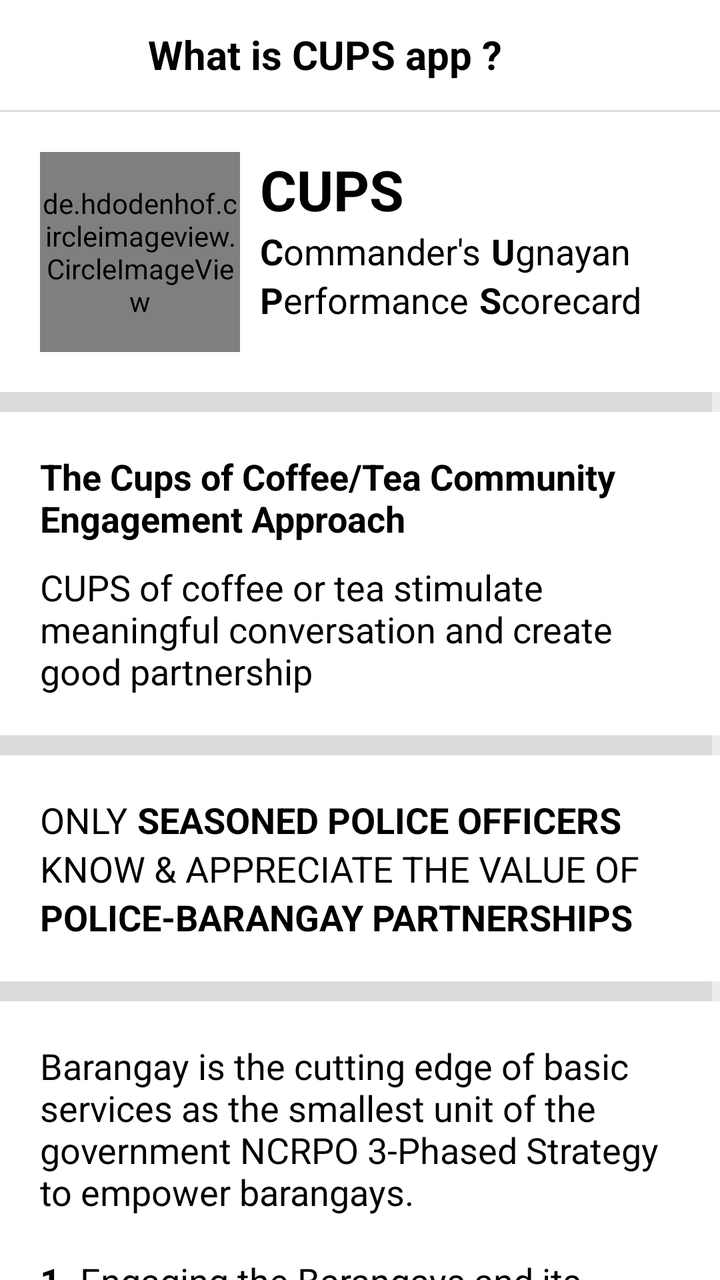
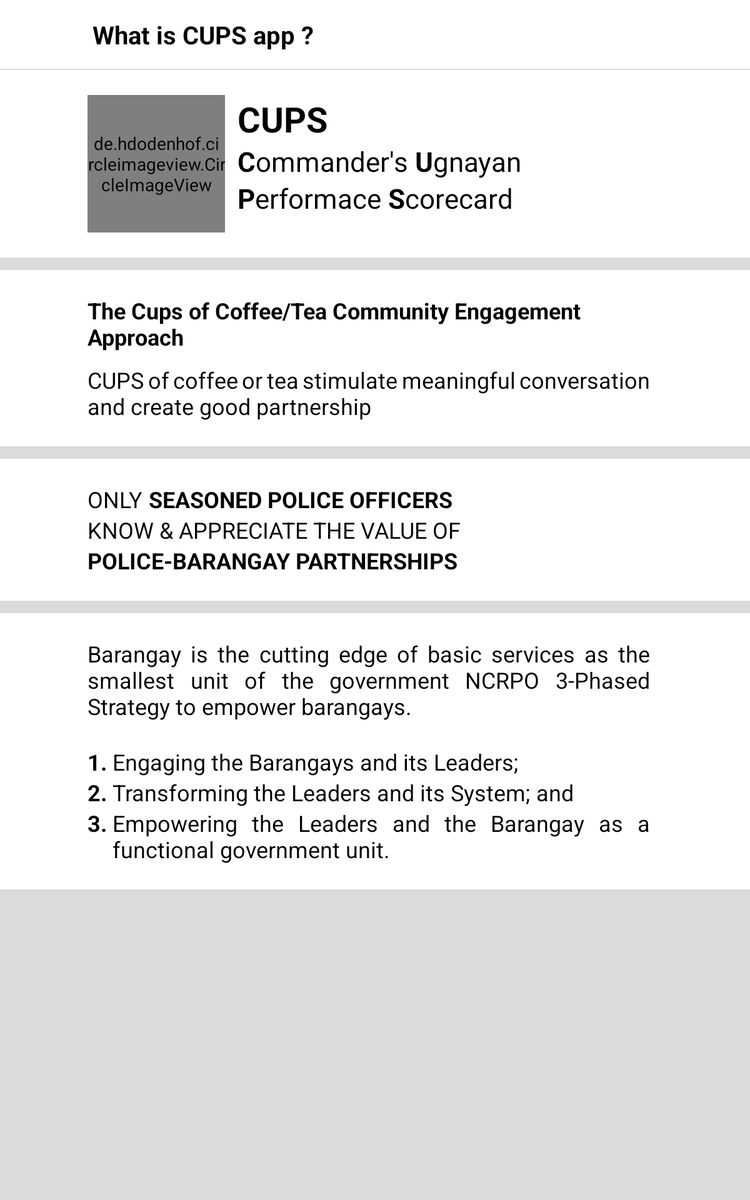

First picture: res/layout/ on a phone held upright. Second picture: the repository's own variant of that layout, on a device whose configuration matches the variant's folder. Source for both follows.
<!-- AndroidManifest.xml: application theme AppTheme.NoActionBar -->
<!-- res/layout/activity_what_is_cups.xml -->
<?xml version="1.0" encoding="utf-8"?>
<LinearLayout
    android:orientation="vertical"
    android:background="@color/mainGray"
    xmlns:android="http://schemas.android.com/apk/res/android"
    xmlns:app="http://schemas.android.com/apk/res-auto"
    xmlns:tools="http://schemas.android.com/tools"
    android:layout_width="match_parent"
    android:layout_height="match_parent"
    tools:context=".Activity.WhatIsCupsActivity"
    >

    <LinearLayout
        android:gravity="center_vertical"
        android:background="@color/white"
        android:orientation="horizontal"
        android:layout_width="match_parent"
        android:layout_height="55dp"
        >
        <ImageView
            android:id="@+id/iv_back"
            android:layout_marginStart="20dp"
            android:src="@drawable/ic_arrow_back_white_24dp"
            android:layout_width="34dp"
            android:layout_height="55dp"
            app:tint="@color/mainColor"
            />
        <TextView
            android:layout_marginStart="20dp"
            android:text="What is CUPS app ?"
            android:textSize="20sp"
            android:gravity="start|center"
            android:textStyle="bold"
            android:textColor="@color/black"
            android:layout_width="match_parent"
            android:layout_height="50dp"
            tools:ignore="HardcodedText"
            />
    </LinearLayout>

    <View
        android:layout_width="match_parent"
        android:layout_height="1dp"
        android:background="@color/mainGray"
        android:visibility="visible"
        />

    <ScrollView
        android:layout_width="match_parent"
        android:layout_height="wrap_content"
        >
        <LinearLayout
            android:orientation="vertical"
            android:layout_width="match_parent"
            android:layout_height="wrap_content"
            >
            <LinearLayout
                android:padding="20dp"
                android:background="@color/white"
                android:orientation="horizontal"
                android:layout_width="match_parent"
                android:layout_height="wrap_content"
                >
                <de.hdodenhof.circleimageview.CircleImageView
                    android:layout_width="100dp"
                    android:layout_height="100dp"
                    android:layout_marginEnd="10dp"
                    android:src="@drawable/ncr_po_seal_logo"
                    app:civ_border_color="@android:color/white"
                    app:civ_border_width="2dp"
                    />
                <LinearLayout
                    android:orientation="vertical"
                    android:layout_width="match_parent"
                    android:layout_height="wrap_content"
                    >
                    <TextView
                        android:textColor="@android:color/black"
                        android:textStyle="bold"
                        android:textSize="28sp"
                        android:text="@string/app_name"
                        android:layout_width="match_parent"
                        android:layout_height="wrap_content"
                        />

                    <LinearLayout
                        android:orientation="horizontal"
                        android:layout_width="match_parent"
                        android:layout_height="wrap_content"
                        >
                        <TextView
                            android:textColor="@android:color/black"
                            android:textStyle="bold"
                            android:textSize="18sp"
                            android:text="C"
                            android:layout_width="wrap_content"
                            android:layout_height="wrap_content"
                            tools:ignore="HardcodedText"
                            />
                        <TextView
                            android:textColor="@android:color/black"
                            android:textSize="18sp"
                            android:text="ommander's"
                            android:layout_width="wrap_content"
                            android:layout_height="wrap_content"
                            tools:ignore="HardcodedText"
                            />
                        <TextView
                            android:layout_marginStart="5dp"
                            android:textColor="@android:color/black"
                            android:textStyle="bold"
                            android:textSize="18sp"
                            android:text="U"
                            android:layout_width="wrap_content"
                            android:layout_height="wrap_content"
                            tools:ignore="HardcodedText"
                            />
                        <TextView
                            android:textColor="@android:color/black"
                            android:textSize="18sp"
                            android:text="gnayan"
                            android:layout_width="wrap_content"
                            android:layout_height="wrap_content"
                            tools:ignore="HardcodedText"
                            />
                    </LinearLayout>

                    <LinearLayout
                        android:orientation="horizontal"
                        android:layout_width="match_parent"
                        android:layout_height="wrap_content"
                        >
                        <TextView
                            android:textColor="@android:color/black"
                            android:textStyle="bold"
                            android:textSize="18sp"
                            android:text="P"
                            android:layout_width="wrap_content"
                            android:layout_height="wrap_content"
                            tools:ignore="HardcodedText"
                            />
                        <TextView
                            android:textColor="@android:color/black"
                            android:textSize="18sp"
                            android:text="erformance"
                            android:layout_width="wrap_content"
                            android:layout_height="wrap_content"
                            tools:ignore="HardcodedText"
                            />
                        <TextView
                            android:layout_marginStart="5dp"
                            android:textColor="@android:color/black"
                            android:textStyle="bold"
                            android:textSize="18sp"
                            android:text="S"
                            android:layout_width="wrap_content"
                            android:layout_height="wrap_content"
                            tools:ignore="HardcodedText"
                            />
                        <TextView
                            android:textColor="@android:color/black"
                            android:textSize="18sp"
                            android:text="corecard"
                            android:layout_width="wrap_content"
                            android:layout_height="wrap_content"
                            tools:ignore="HardcodedText"
                            />
                    </LinearLayout>

                </LinearLayout>
            </LinearLayout>

            <LinearLayout
                android:layout_marginTop="10dp"
                android:padding="20dp"
                android:orientation="vertical"
                android:background="@color/white"
                android:layout_width="match_parent"
                android:layout_height="wrap_content"
                >
                <TextView
                    android:textStyle="bold"
                    android:textSize="18sp"
                    android:textColor="@color/black"
                    android:text="The Cups of Coffee/Tea Community Engagement Approach"
                    android:layout_width="match_parent"
                    android:layout_height="wrap_content"
                    tools:ignore="HardcodedText"
                    />
                <TextView
                    android:layout_marginTop="10dp"
                    android:textSize="18sp"
                    android:textColor="@color/black"
                    android:text="CUPS of coffee or tea stimulate meaningful conversation and create good partnership"
                    android:layout_width="match_parent"
                    android:layout_height="wrap_content"
                    tools:ignore="HardcodedText"
                    />
            </LinearLayout>

            <LinearLayout
                android:layout_marginTop="10dp"
                android:padding="20dp"
                android:orientation="vertical"
                android:background="@color/white"
                android:layout_width="match_parent"
                android:layout_height="wrap_content"
                >
                <LinearLayout
                    android:orientation="horizontal"
                    android:layout_width="match_parent"
                    android:layout_height="wrap_content"
                    >
                    <TextView
                        android:textSize="18sp"
                        android:textColor="@color/black"
                        android:text="ONLY"
                        android:layout_width="wrap_content"
                        android:layout_height="wrap_content"
                        tools:ignore="HardcodedText"
                        />
                    <TextView
                        android:layout_marginStart="5dp"
                        android:textStyle="bold"
                        android:textSize="18sp"
                        android:textColor="@color/black"
                        android:text="SEASONED POLICE OFFICERS"
                        android:layout_width="match_parent"
                        android:layout_height="wrap_content"
                        tools:ignore="HardcodedText"
                        />
                </LinearLayout>

                <TextView
                    android:textSize="18sp"
                    android:textColor="@color/black"
                    android:text="KNOW &amp; APPRECIATE THE VALUE OF"
                    android:layout_width="match_parent"
                    android:layout_height="wrap_content"
                    tools:ignore="HardcodedText"
                    />
                <TextView
                    android:textStyle="bold"
                    android:textSize="18sp"
                    android:textColor="@color/black"
                    android:text="POLICE-BARANGAY PARTNERSHIPS"
                    android:layout_width="match_parent"
                    android:layout_height="wrap_content"
                    tools:ignore="HardcodedText"
                    />
            </LinearLayout>

            <LinearLayout
                android:layout_marginTop="10dp"
                android:padding="20dp"
                android:orientation="vertical"
                android:background="@color/white"
                android:layout_width="match_parent"
                android:layout_height="match_parent"
                >
                <TextView
                    android:textSize="18sp"
                    android:textColor="@color/black"
                    android:text="Barangay is the cutting edge of basic services as the smallest unit of the government NCRPO 3-Phased Strategy to empower barangays."
                    android:layout_width="match_parent"
                    android:layout_height="wrap_content"
                    tools:ignore="HardcodedText"
                    />

                <LinearLayout
                    android:layout_marginTop="20dp"
                    android:orientation="horizontal"
                    android:layout_width="match_parent"
                    android:layout_height="wrap_content"
                    >
                    <TextView
                        android:textStyle="bold"
                        android:textSize="18sp"
                        android:textColor="@color/black"
                        android:text="1. "
                        android:layout_width="wrap_content"
                        android:layout_height="wrap_content"
                        tools:ignore="HardcodedText"
                        />
                    <TextView
                        android:textSize="18sp"
                        android:textColor="@color/black"
                        android:text="Engaging the Barangays and its Leaders;"
                        android:layout_width="match_parent"
                        android:layout_height="wrap_content"
                        tools:ignore="HardcodedText"
                        />
                </LinearLayout>

                <LinearLayout
                    android:orientation="horizontal"
                    android:layout_width="match_parent"
                    android:layout_height="wrap_content"
                    >
                    <TextView
                        android:textStyle="bold"
                        android:textSize="18sp"
                        android:textColor="@color/black"
                        android:text="2. "
                        android:layout_width="wrap_content"
                        android:layout_height="wrap_content"
                        tools:ignore="HardcodedText"
                        />
                    <TextView
                        android:textSize="18sp"
                        android:textColor="@color/black"
                        android:text="Transforming the Leaders and its System; and"
                        android:layout_width="match_parent"
                        android:layout_height="wrap_content"
                        tools:ignore="HardcodedText"
                        />
                </LinearLayout>

                <LinearLayout
                    android:orientation="horizontal"
                    android:layout_width="match_parent"
                    android:layout_height="wrap_content"
                    >
                    <TextView
                        android:textStyle="bold"
                        android:textSize="18sp"
                        android:textColor="@color/black"
                        android:text="3. "
                        android:layout_width="wrap_content"
                        android:layout_height="wrap_content"
                        tools:ignore="HardcodedText"
                        />
                    <TextView
                        android:textSize="18sp"
                        android:textColor="@color/black"
                        android:text="Empowering the Leaders and the Barangay as a functional government unit."
                        android:layout_width="match_parent"
                        android:layout_height="wrap_content"
                        tools:ignore="HardcodedText"
                        />
                </LinearLayout>

            </LinearLayout>
        </LinearLayout>
    </ScrollView>

</LinearLayout>
<!-- resources referenced by this layout -->
<resources>
  <color name="black">#000000</color>
  <color name="mainColor">#136787</color>
  <color name="mainGray">#DBDBDB</color>
  <color name="white">#FFFFFF</color>
  <!-- drawable ncr_po_seal_logo: png bitmap (drawable, 560784 bytes) -->
  <string name="app_name">CUPS</string>
  <style name="AppTheme.NoActionBar">
  
          <item name="windowActionBar">false</item>
          <item name="windowNoTitle">true</item>
  
          <item name="android:listDivider">@color/white</item>
          <item name="android:divider">@color/white</item>
          <item name="actionBarDivider">@color/white</item>
          <item name="android:textColorSecondary">@color/white</item>
  
          
          <item name="colorPrimaryDark">@color/normalColor</item>
          <item name="android:statusBarColor">@color/normalColor</item>
          <item name="colorPrimary">@color/mainColor</item>
          <item name="colorAccent">@color/normalColor</item>
          <item name="android:windowBackground">@android:color/white</item>
  
          
  
          <item name="android:windowDisablePreview">true</item>
  
      </style>
  <color name="normalColor">#808080</color>
</resources>
<!-- res/layout-large/activity_what_is_cups.xml (the author's variant of the layout above) -->
<!-- drawn on a 7-inch tablet held upright -->
<?xml version="1.0" encoding="utf-8"?>
<LinearLayout
    android:orientation="vertical"
    android:background="@color/mainGray"
    xmlns:android="http://schemas.android.com/apk/res/android"
    xmlns:app="http://schemas.android.com/apk/res-auto"
    xmlns:tools="http://schemas.android.com/tools"
    android:layout_width="match_parent"
    android:layout_height="match_parent"
    tools:context=".Activity.WhatIsCupsActivity"
    >

    <LinearLayout
        android:gravity="center_vertical"
        android:background="@color/white"
        android:orientation="horizontal"
        android:layout_width="match_parent"
        android:layout_height="55dp"
        >
        <ImageView
            android:id="@+id/iv_back"
            android:layout_marginStart="20dp"
            android:src="@drawable/ic_arrow_back_white_24dp"
            android:layout_width="34dp"
            android:layout_height="55dp"
            app:tint="@color/mainColor"
            />
        <TextView
            android:layout_marginStart="20dp"
            android:text="What is CUPS app ?"
            android:textSize="20sp"
            android:gravity="start|center"
            android:textStyle="bold"
            android:textColor="@color/black"
            android:layout_width="match_parent"
            android:layout_height="50dp"
            tools:ignore="HardcodedText"
            />
    </LinearLayout>

    <View
        android:layout_width="match_parent"
        android:layout_height="1dp"
        android:background="@color/mainGray"
        android:visibility="visible"
        />

    <ScrollView
        android:layout_width="match_parent"
        android:layout_height="wrap_content"
        >
        <LinearLayout
            android:orientation="vertical"
            android:layout_width="match_parent"
            android:layout_height="wrap_content"
            >
            <LinearLayout
                android:paddingTop="20dp"
                android:paddingBottom="20dp"
                android:paddingStart="70dp"
                android:paddingEnd="80dp"
                android:background="@color/white"
                android:orientation="horizontal"
                android:layout_width="match_parent"
                android:layout_height="wrap_content"
                >
                <de.hdodenhof.circleimageview.CircleImageView
                    android:layout_width="110dp"
                    android:layout_height="110dp"
                    android:layout_marginEnd="10dp"
                    android:src="@drawable/ncr_po_seal_logo"
                    app:civ_border_color="@android:color/white"
                    app:civ_border_width="2dp"
                    />
                <LinearLayout
                    android:orientation="vertical"
                    android:layout_width="match_parent"
                    android:layout_height="wrap_content"
                    >
                    <TextView
                        android:textColor="@android:color/black"
                        android:textStyle="bold"
                        android:textSize="28sp"
                        android:text="@string/app_name"
                        android:layout_width="match_parent"
                        android:layout_height="wrap_content"
                        />
                    <TextView
                        android:textColor="@android:color/black"
                        android:textSize="22sp"
                        android:text="@string/txt_commanders_ugnayan"
                        android:layout_width="wrap_content"
                        android:layout_height="wrap_content"
                        tools:ignore="HardcodedText"
                        />
                    <TextView
                        android:textColor="@android:color/black"
                        android:textSize="22sp"
                        android:text="@string/txt_performance_scorecard"
                        android:layout_width="wrap_content"
                        android:layout_height="wrap_content"
                        tools:ignore="HardcodedText"
                        />
                </LinearLayout>
            </LinearLayout>

            <LinearLayout
                android:layout_marginTop="10dp"
                android:paddingTop="20dp"
                android:paddingBottom="20dp"
                android:paddingStart="70dp"
                android:paddingEnd="80dp"
                android:orientation="vertical"
                android:background="@color/white"
                android:layout_width="match_parent"
                android:layout_height="wrap_content"
                >
                <TextView
                    android:textStyle="bold"
                    android:textSize="18sp"
                    android:textColor="@color/black"
                    android:text="The Cups of Coffee/Tea Community Engagement Approach"
                    android:layout_width="match_parent"
                    android:layout_height="wrap_content"
                    tools:ignore="HardcodedText"
                    />
                <TextView
                    android:justificationMode="inter_word"
                    android:layout_marginTop="10dp"
                    android:textSize="18sp"
                    android:textColor="@color/black"
                    android:text="CUPS of coffee or tea stimulate meaningful conversation and create good partnership"
                    android:layout_width="match_parent"
                    android:layout_height="wrap_content"
                    tools:ignore="HardcodedText,UnusedAttribute"
                    />
            </LinearLayout>

            <LinearLayout
                android:layout_marginTop="10dp"
                android:paddingTop="20dp"
                android:paddingBottom="20dp"
                android:paddingStart="70dp"
                android:paddingEnd="80dp"
                android:orientation="vertical"
                android:background="@color/white"
                android:layout_width="match_parent"
                android:layout_height="wrap_content"
                >
                <LinearLayout
                    android:orientation="horizontal"
                    android:layout_width="match_parent"
                    android:layout_height="wrap_content"
                    >
                    <TextView
                        android:textSize="18sp"
                        android:textColor="@color/black"
                        android:text="ONLY"
                        android:layout_width="wrap_content"
                        android:layout_height="wrap_content"
                        tools:ignore="HardcodedText"
                        />
                    <TextView
                        android:layout_marginStart="5dp"
                        android:textStyle="bold"
                        android:textSize="18sp"
                        android:textColor="@color/black"
                        android:text="SEASONED POLICE OFFICERS"
                        android:layout_width="match_parent"
                        android:layout_height="wrap_content"
                        tools:ignore="HardcodedText"
                        />
                </LinearLayout>

                <TextView
                    android:textSize="18sp"
                    android:textColor="@color/black"
                    android:text="KNOW &amp; APPRECIATE THE VALUE OF"
                    android:layout_width="match_parent"
                    android:layout_height="wrap_content"
                    tools:ignore="HardcodedText"
                    />
                <TextView
                    android:textStyle="bold"
                    android:textSize="18sp"
                    android:textColor="@color/black"
                    android:text="POLICE-BARANGAY PARTNERSHIPS"
                    android:layout_width="match_parent"
                    android:layout_height="wrap_content"
                    tools:ignore="HardcodedText"
                    />
            </LinearLayout>

            <LinearLayout
                android:layout_marginTop="10dp"
                android:paddingTop="20dp"
                android:paddingBottom="20dp"
                android:paddingStart="70dp"
                android:paddingEnd="80dp"
                android:orientation="vertical"
                android:background="@color/white"
                android:layout_width="match_parent"
                android:layout_height="match_parent"
                >
                <TextView
                    android:justificationMode="inter_word"
                    android:textSize="18sp"
                    android:textColor="@color/black"
                    android:text="Barangay is the cutting edge of basic services as the smallest unit of the government NCRPO 3-Phased Strategy to empower barangays."
                    android:layout_width="match_parent"
                    android:layout_height="wrap_content"
                    tools:ignore="HardcodedText,UnusedAttribute"
                    />

                <LinearLayout
                    android:layout_marginTop="20dp"
                    android:orientation="horizontal"
                    android:layout_width="match_parent"
                    android:layout_height="wrap_content"
                    >
                    <TextView
                        android:textStyle="bold"
                        android:textSize="18sp"
                        android:textColor="@color/black"
                        android:text="1. "
                        android:layout_width="wrap_content"
                        android:layout_height="wrap_content"
                        tools:ignore="HardcodedText"
                        />
                    <TextView
                        android:textSize="18sp"
                        android:textColor="@color/black"
                        android:text="Engaging the Barangays and its Leaders;"
                        android:layout_width="match_parent"
                        android:layout_height="wrap_content"
                        tools:ignore="HardcodedText"
                        />
                </LinearLayout>

                <LinearLayout
                    android:orientation="horizontal"
                    android:layout_width="match_parent"
                    android:layout_height="wrap_content"
                    >
                    <TextView
                        android:textStyle="bold"
                        android:textSize="18sp"
                        android:textColor="@color/black"
                        android:text="2. "
                        android:layout_width="wrap_content"
                        android:layout_height="wrap_content"
                        tools:ignore="HardcodedText"
                        />
                    <TextView
                        android:textSize="18sp"
                        android:textColor="@color/black"
                        android:text="Transforming the Leaders and its System; and"
                        android:layout_width="match_parent"
                        android:layout_height="wrap_content"
                        tools:ignore="HardcodedText"
                        />
                </LinearLayout>

                <LinearLayout
                    android:orientation="horizontal"
                    android:layout_width="match_parent"
                    android:layout_height="wrap_content"
                    >
                    <TextView
                        android:textStyle="bold"
                        android:textSize="18sp"
                        android:textColor="@color/black"
                        android:text="3. "
                        android:layout_width="wrap_content"
                        android:layout_height="wrap_content"
                        tools:ignore="HardcodedText"
                        />
                    <TextView
                        android:justificationMode="inter_word"
                        android:textSize="18sp"
                        android:textColor="@color/black"
                        android:text="Empowering the Leaders and the Barangay as a functional government unit."
                        android:layout_width="match_parent"
                        android:layout_height="wrap_content"
                        tools:ignore="HardcodedText,UnusedAttribute"
                        />
                </LinearLayout>

            </LinearLayout>
        </LinearLayout>
    </ScrollView>

</LinearLayout>
<!-- resources referenced by the variant -->
<!-- as a 7-inch tablet held upright resolves them -->
<resources>
  <color name="black">#000000</color>
  <color name="mainColor">#136787</color>
  <color name="mainGray">#DBDBDB</color>
  <color name="white">#FFFFFF</color>
  <!-- drawable ncr_po_seal_logo: png bitmap (drawable, 560784 bytes) -->
  <string name="app_name">CUPS</string>
  <string name="txt_commanders_ugnayan"><b>C</b>ommander\'s <b>U</b>gnayan</string>
  <string name="txt_performance_scorecard"><b>P</b>erformace <b>S</b>corecard</string>
  <style name="AppTheme.NoActionBar">
  
          <item name="windowActionBar">false</item>
          <item name="windowNoTitle">true</item>
  
          <item name="android:listDivider">@color/white</item>
          <item name="android:divider">@color/white</item>
          <item name="actionBarDivider">@color/white</item>
          <item name="android:textColorSecondary">@color/white</item>
  
          
          <item name="colorPrimaryDark">@color/normalColor</item>
          <item name="android:statusBarColor">@color/normalColor</item>
          <item name="colorPrimary">@color/mainColor</item>
          <item name="colorAccent">@color/normalColor</item>
          <item name="android:windowBackground">@android:color/white</item>
  
          
  
          <item name="android:windowDisablePreview">true</item>
  
      </style>
  <color name="normalColor">#808080</color>
</resources>
